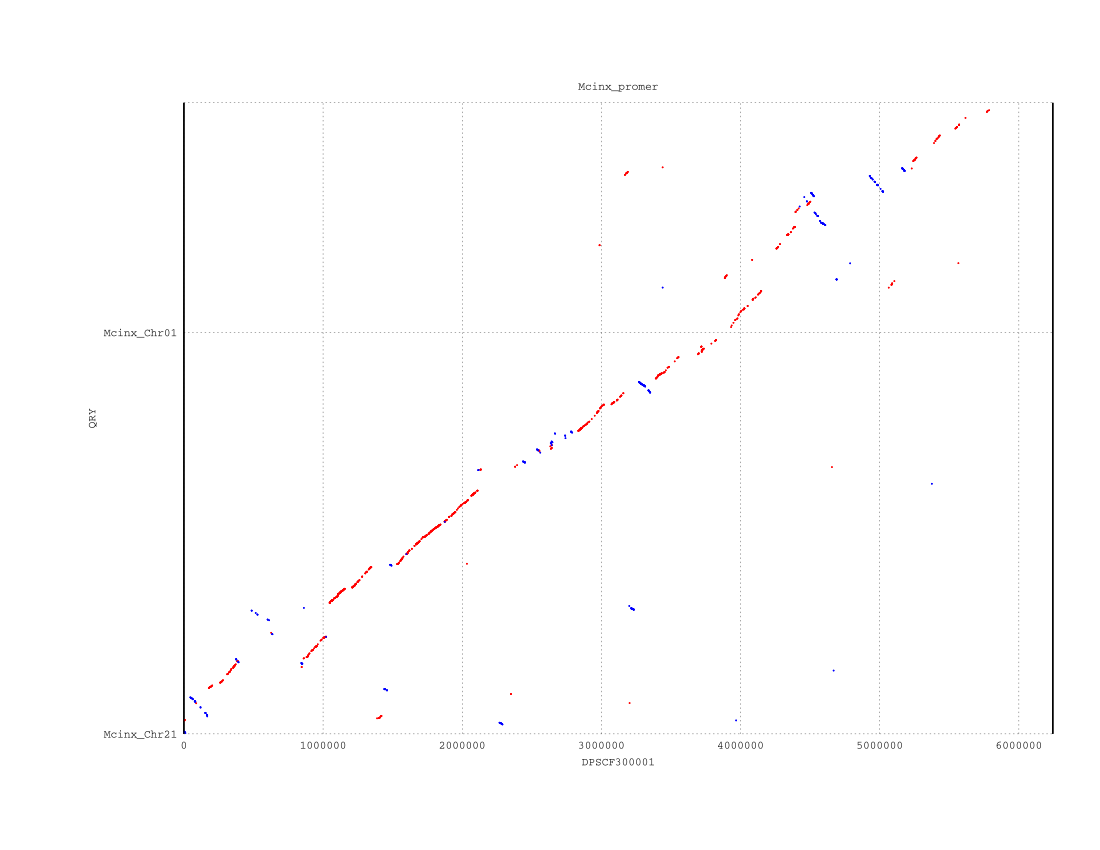

Reproduce this figure in gnuplot.
set title "Mcinx_promer" 
set terminal postscript color solid "Courier" 8
set output "Mcinx_promer_dotplot.ps"
set ytics ( \
 "Mcinx_Chr21" 1, \
 "Mcinx_Chr01" 5711611, \
 "" 8981003 \
)
set size 1,1
set grid
unset key
set border 10
set tics scale 0
set xlabel "DPSCF300001"
set ylabel "QRY"
set format "%.0f"
set mouse format "%.0f"
set mouse mouseformat "[%.0f, %.0f]"
set mouse clipboardformat "[%.0f, %.0f]"
set xrange [1:6243218]
set yrange [1:8981003]
set style line 1  lt 1 lw 2 pt 7 ps 0.2
set style line 2  lt 3 lw 2 pt 7 ps 0.2
set style line 3  lt 2 lw 2 pt 7 ps 0.2
plot \
 "Mcinx_promer_dotplot.fplot" title "FWD" w lp ls 1, \
 "Mcinx_promer_dotplot.rplot" title "REV" w lp ls 2
